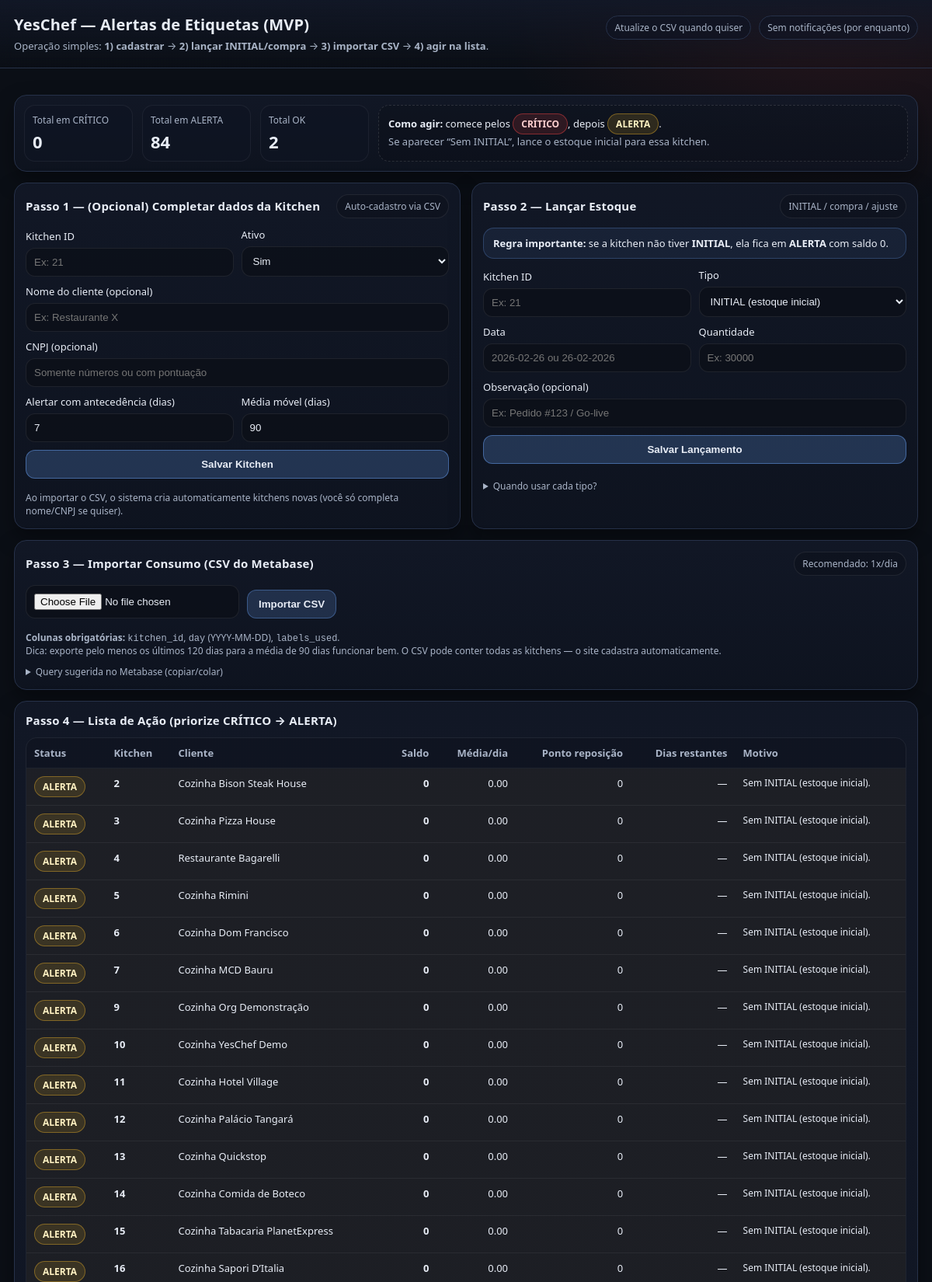
The page / (upper part) on the database its author committed.
### tables this page shows
CREATE TABLE customers (
        kitchen_id INTEGER PRIMARY KEY,
        name TEXT,
        cnpj TEXT,
        is_active INTEGER NOT NULL DEFAULT 1,
        alert_days INTEGER NOT NULL DEFAULT 7,
        avg_window_days INTEGER NOT NULL DEFAULT 90,
        created_at TEXT NOT NULL DEFAULT (datetime('now'))
    );

### main.py (the view)
@app.get("/", response_class=HTMLResponse)
def home(request: Request):
    con = _conn()
    alerts = compute_alerts(con)
    customers = con.execute("""
        SELECT kitchen_id, COALESCE(name,'') AS name, COALESCE(cnpj,'') AS cnpj,
               alert_days, avg_window_days, is_active
        FROM customers
        ORDER BY kitchen_id ASC;
    """).fetchall()
    con.close()
    ok = request.query_params.get("ok")
    err = request.query_params.get("err")
    upserted = request.query_params.get("upserted")
    skipped = request.query_params.get("skipped")
    new_customers = request.query_params.get("new")
    return templates.TemplateResponse("index.html", {
        "request": request,
        "title": APP_TITLE,
        "alerts": alerts,
        "customers": customers,
        "ok": ok,
        "err": err,
        "upserted": upserted,
        "skipped": skipped,
        "new_customers": new_customers
    })

### templates/index.html (shortened to what this page needs)
<!doctype html>
<html lang="pt-br">
<head>
  <link rel="stylesheet" href="/static/style.css" />
</head>
<body>
  <header class="header">
    <div class="wrap header-inner">
      <div>
        <h1>{{ title }}</h1>
        <p class="sub">Operação simples: <b>1) cadastrar</b> → <b>2) lançar INITIAL/compra</b> → <b>3) importar CSV</b> → <b>4) agir na lista</b>.</p>
      </div>
      <div class="header-actions">
        <span class="chip">Atualize o CSV quando quiser</span>
        <span class="chip">Sem notificações (por enquanto)</span>
      </div>
    </div>
  </header>
  <main class="wrap">
    <section class="hero">
      <div class="hero-card">
        <div class="kpi">
          <div class="kpi-label">Total em CRÍTICO</div>
          <div class="kpi-value">{{ alerts | selectattr("status","equalto","CRÍTICO") | list | length }}</div>
        </div>
        <div class="kpi">
          <div class="kpi-label">Total em ALERTA</div>
          <div class="kpi-value">{{ alerts | selectattr("status","equalto","ALERTA") | list | length }}</div>
        </div>
        <div class="kpi">
          <div class="kpi-label">Total OK</div>
          <div class="kpi-value">{{ alerts | selectattr("status","equalto","OK") | list | length }}</div>
        </div>
        <div class="hero-tip">
          <b>Como agir:</b> comece pelos <span class="pill crit">CRÍTICO</span>, depois <span class="pill warn">ALERTA</span>.
          <div class="muted">Se aparecer “Sem INITIAL”, lance o estoque inicial para essa kitchen.</div>
        </div>
      </div>
    </section>
    <section class="grid">
      <div class="card">
        <div class="card-head">
          <h2>Passo 1 — (Opcional) Completar dados da Kitchen</h2>
          <span class="tag">Auto-cadastro via CSV</span>
        </div>
        <form action="/customers" method="post" class="form">
          <div class="row">
            <label>Kitchen ID
              <input type="number" name="kitchen_id" required placeholder="Ex: 21" />
            </label>
            <label>Ativo
              <select name="is_active">
                <option value="1" selected>Sim</option>
              </select>
            </label>
          </div>
          <label>Nome do cliente (opcional)
            <input type="text" name="name" placeholder="Ex: Restaurante X" />
          </label>
          <label>CNPJ (opcional)
            <input type="text" name="cnpj" placeholder="Somente números ou com pontuação" />
          </label>
          <div class="row">
            <label>Alertar com antecedência (dias)
              <input type="number" name="alert_days" value="7" min="1" />
            </label>
            <label>Média móvel (dias)
              <input type="number" name="avg_window_days" value="90" min="1" />
            </label>
          </div>
          <button type="submit" class="btn primary">Salvar Kitchen</button>
          <p class="hint">Ao importar o CSV, o sistema cria automaticamente kitchens novas (você só completa nome/CNPJ se quiser).</p>
        </form>
      </div>
      <div class="card">
        <div class="card-head">
          <h2>Passo 2 — Lançar Estoque</h2>
          <span class="tag">INITIAL / compra / ajuste</span>
        </div>
        <div class="callout">
          <b>Regra importante:</b> se a kitchen não tiver <b>INITIAL</b>, ela fica em <b>ALERTA</b> com saldo 0.
        </div>
        <form action="/ledger" method="post" class="form">
          <div class="row">
            <label>Kitchen ID
              <input type="number" name="kitchen_id" required placeholder="Ex: 21" />
            </label>
            <label>Tipo
              <select name="entry_type" required>
                <option value="INITIAL">INITIAL (estoque inicial)</option>
              </select>
            </label>
          </div>
          <div class="row">
            <label>Data
              <input type="text" name="entry_date" placeholder="2026-02-26 ou 26-02-2026" required />
            </label>
            <label>Quantidade
              <input type="number" name="quantity" placeholder="Ex: 30000" required />
            </label>
          </div>
          <label>Observação (opcional)
            <input type="text" name="note" placeholder="Ex: Pedido #123 / Go-live" />
          </label>
          <button type="submit" class="btn primary">Salvar Lançamento</button>
          <details class="hint">
            <summary>Quando usar cada tipo?</summary>
          </details>
        </form>
      </div>
      <div class="card wide">
        <div class="card-head">
          <h2>Passo 3 — Importar Consumo (CSV do Metabase)</h2>
          <span class="tag">Recomendado: 1x/dia</span>
        </div>
        <div class="row">
          <form action="/upload" method="post" enctype="multipart/form-data" class="row grow">
            <input type="file" name="file" accept=".csv" required />
            <button type="submit" class="btn">Importar CSV</button>
          </form>
          <div class="hint">
            <div><b>Colunas obrigatórias:</b> <code>kitchen_id</code>, <code>day</code> (YYYY-MM-DD), <code>labels_used</code>.</div>
            <div class="muted">Dica: exporte pelo menos os últimos 120 dias para a média de 90 dias funcionar bem. O CSV pode conter todas as kitchens — o site cadastra automaticamente.</div>
          </div>
        </div>
        <details class="hint">
          <summary>Query sugerida no Metabase (copiar/colar)</summary>
        </details>
      </div>
      <div class="card wide">
        <div class="card-head">
          <h2>Passo 4 — Lista de Ação (priorize CRÍTICO → ALERTA)</h2>
        </div>
        <table>
          <thead>
            <tr>
              <th>Status</th>
              <th>Kitchen</th>
              <th>Cliente</th>
              <th class="num">Saldo</th>
              <th class="num">Média/dia</th>
              <th class="num">Ponto reposição</th>
              <th class="num">Dias restantes</th>
              <th>Motivo</th>
            </tr>
          </thead>
          <tbody>
            {% for a in alerts %}
            <tr class="row-{{ a.status }}">
              <td>
                {% if a.status == "CRÍTICO" %}
                  <span class="pill crit">CRÍTICO</span>
                {% elif a.status == "ALERTA" %}
                  <span class="pill warn">ALERTA</span>
                {% else %}
                  <span class="pill ok">OK</span>
                {% endif %}
              </td>
              <td><b>{{ a.kitchen_id }}</b></td>
              <td>{{ a.name if a.name else "—" }}</td>
              <td class="num"><b>{{ a.saldo }}</b></td>
              <td class="num">{{ "%.2f"|format(a.avg_daily) }}</td>
              <td class="num">{{ a.reorder_point }}</td>
              <td class="num">{% if a.days_left is none %}—{% else %}{{ a.days_left }}{% endif %}</td>
              <td class="small">{{ a.reason }}</td>
            </tr>
            {% endfor %}
          </tbody>
        </table>
      </div>
    </section>
  </main>
</body>
</html>

### static/style.css (style rules this page uses)
:root { --bg:#0b0f16; --card:#121827; --text:#e8edf6; --muted:#a9b4c7; --line:#263149; --accent:#6ea8fe; --ok:#1f8a4c; --warn:#f0b429; --crit:#ef4444; --shadow: 0 12px 28px rgba(0,0,0,.35); }
* { box-sizing:border-box }
body { margin:0; font-family: system-ui, -apple-system, Segoe UI, Roboto, Arial, sans-serif; background: radial-gradient(1200px 600px at 20% -10%, rgba(110,168,254,.18), transparent 60%), radial-gradient(800px 500px at 90% 0%, rgba(239,68,68,.12), transparent 55%), var(--bg); color:var(--text); }
.wrap { max-width:1200px;margin:0 auto;padding:18px }
.header { border-bottom:1px solid var(--line); background: linear-gradient(180deg, rgba(18,24,39,.95), rgba(11,15,22,.1)); position: sticky; top: 0; backdrop-filter: blur(8px); z-index: 10; }
.header-inner { display:flex;justify-content:space-between;gap:16px;align-items:flex-start }
h1 { margin:0 0 6px 0;font-size:20px;letter-spacing:.2px }
h2 { margin:0;font-size:15px;letter-spacing:.2px }
.sub { margin:0;color:var(--muted);font-size:13px;line-height:1.35 }
.muted { color:var(--muted) }
.small { font-size:12px }
.header-actions { display:flex;gap:10px;flex-wrap:wrap;align-items:center;padding-top:2px }
.chip { font-size:12px;color:var(--muted); border:1px solid var(--line); background: rgba(15,21,35,.6); padding:6px 10px;border-radius:999px; }
.hero { margin-top:16px }
.hero-card { display:grid; grid-template-columns: 140px 140px 140px 1fr; gap:12px; align-items:stretch; background: linear-gradient(180deg, rgba(18,24,39,.9), rgba(15,21,35,.65)); border:1px solid var(--line); border-radius:16px; padding:12px; box-shadow: var(--shadow); }
.kpi { background: rgba(15,21,35,.7); border:1px solid rgba(255,255,255,.06); border-radius:14px; padding:10px }
.kpi-label { font-size:12px;color:var(--muted) }
.kpi-value { font-size:22px;font-weight:800;margin-top:4px }
.hero-tip { border:1px dashed rgba(255,255,255,.12); border-radius:14px; padding:10px 12px; background: rgba(0,0,0,.12); font-size:13px; }
.grid { display:grid;grid-template-columns:1fr 1fr;gap:14px;padding:14px 0 18px }
.card { background: linear-gradient(180deg, rgba(18,24,39,.9), rgba(15,21,35,.72)); border:1px solid var(--line); border-radius:16px; padding:14px; box-shadow: var(--shadow); }
.card.wide { grid-column:1/-1 }
.card-head { display:flex;justify-content:space-between;align-items:center;gap:10px;margin-bottom:12px }
.tag { font-size:12px;color:var(--muted); border:1px solid rgba(255,255,255,.08); background: rgba(0,0,0,.14); padding:6px 10px;border-radius:999px; }
.callout { border:1px solid rgba(110,168,254,.25); background: rgba(110,168,254,.08); border-radius:14px; padding:10px 12px; margin-bottom:12px; font-size:13px; }
.form { display:grid;gap:10px }
.row { display:flex;gap:10px;align-items:flex-end;flex-wrap:wrap }
.row.grow { flex:1 }
label { display:grid;gap:6px;font-size:13px;flex:1;min-width:180px }
input,select,button { padding:10px 10px; border-radius:12px; border:1px solid rgba(255,255,255,.08); background: rgba(11,15,22,.65); color:var(--text); outline:none; }
button { cursor:pointer; font-weight:700; background: rgba(110,168,254,.18); border-color: rgba(110,168,254,.35); }
.btn { padding:10px 14px }
.btn.primary { background: rgba(110,168,254,.22); border-color: rgba(110,168,254,.45) }
.hint { color:var(--muted);font-size:12px;margin:6px 0 0 }
details.hint { margin-top:10px }
details summary { cursor:pointer }
code { font-family: ui-monospace, SFMono-Regular, Menlo, Monaco, Consolas, "Liberation Mono", "Courier New", monospace; }
table { width:100%; border-collapse:separate; border-spacing:0; font-size:13px; border:1px solid rgba(255,255,255,.06); border-radius:14px; overflow:hidden; }
th,td { border-bottom:1px solid rgba(255,255,255,.06); padding:10px 10px; vertical-align:top }
th { text-align:left;color:var(--muted);font-weight:700;background: rgba(0,0,0,.12) }
.num { text-align:right; font-variant-numeric: tabular-nums; }
.pill { display:inline-flex; align-items:center; padding:4px 10px; border-radius:999px; font-size:12px; font-weight:800; border:1px solid rgba(255,255,255,.10); background: rgba(0,0,0,.14); }
.pill.warn { color:#fff1c2; border-color: rgba(240,180,41,.40); background: rgba(240,180,41,.14) }
.pill.crit { color:#ffd0d0; border-color: rgba(239,68,68,.45); background: rgba(239,68,68,.14) }
tr.row-ALERTA td { background: rgba(240,180,41,.05) }

### rows shown on the page
customers: kitchen_id "2", name "Cozinha Bison Steak House", saldo "0", avg_daily "0.00", reorder_point "0", reason "Sem INITIAL (estoque inicial)."
customers: kitchen_id "3", name "Cozinha Pizza House", saldo "0", avg_daily "0.00", reorder_point "0", reason "Sem INITIAL (estoque inicial)."
customers: kitchen_id "4", name "Restaurante Bagarelli", saldo "0", avg_daily "0.00", reorder_point "0", reason "Sem INITIAL (estoque inicial)."
customers: kitchen_id "5", name "Cozinha Rimini", saldo "0", avg_daily "0.00", reorder_point "0", reason "Sem INITIAL (estoque inicial)."
customers: kitchen_id "6", name "Cozinha Dom Francisco", saldo "0", avg_daily "0.00", reorder_point "0", reason "Sem INITIAL (estoque inicial)."
customers: kitchen_id "7", name "Cozinha MCD Bauru", saldo "0", avg_daily "0.00", reorder_point "0", reason "Sem INITIAL (estoque inicial)."
customers: kitchen_id "9", name "Cozinha Org Demonstração", saldo "0", avg_daily "0.00", reorder_point "0", reason "Sem INITIAL (estoque inicial)."
customers: kitchen_id "10", name "Cozinha YesChef Demo", saldo "0", avg_daily "0.00", reorder_point "0", reason "Sem INITIAL (estoque inicial)."
customers: kitchen_id "11", name "Cozinha Hotel Village", saldo "0", avg_daily "0.00", reorder_point "0", reason "Sem INITIAL (estoque inicial)."
customers: kitchen_id "12", name "Cozinha Palácio Tangará", saldo "0", avg_daily "0.00", reorder_point "0", reason "Sem INITIAL (estoque inicial)."
customers: kitchen_id "13", name "Cozinha Quickstop", saldo "0", avg_daily "0.00", reorder_point "0", reason "Sem INITIAL (estoque inicial)."
customers: kitchen_id "14", name "Cozinha Comida de Boteco", saldo "0", avg_daily "0.00", reorder_point "0", reason "Sem INITIAL (estoque inicial)."
customers: kitchen_id "15", name "Cozinha Tabacaria PlanetExpress", saldo "0", avg_daily "0.00", reorder_point "0", reason "Sem INITIAL (estoque inicial)."
customers: kitchen_id "16", name "Cozinha Sapori D’Italia", saldo "0", avg_daily "0.00", reorder_point "0", reason "Sem INITIAL (estoque inicial)."

### other values the page prints
{{ title }} "YesChef — Alertas de Etiquetas (MVP)"
{{ alerts | selectattr("status","equalto","CRÍTICO") | list | length }} "0"
{{ alerts | selectattr("status","equalto","ALERTA") | list | length }} "84"
{{ alerts | selectattr("status","equalto","OK") | list | length }} "2"
